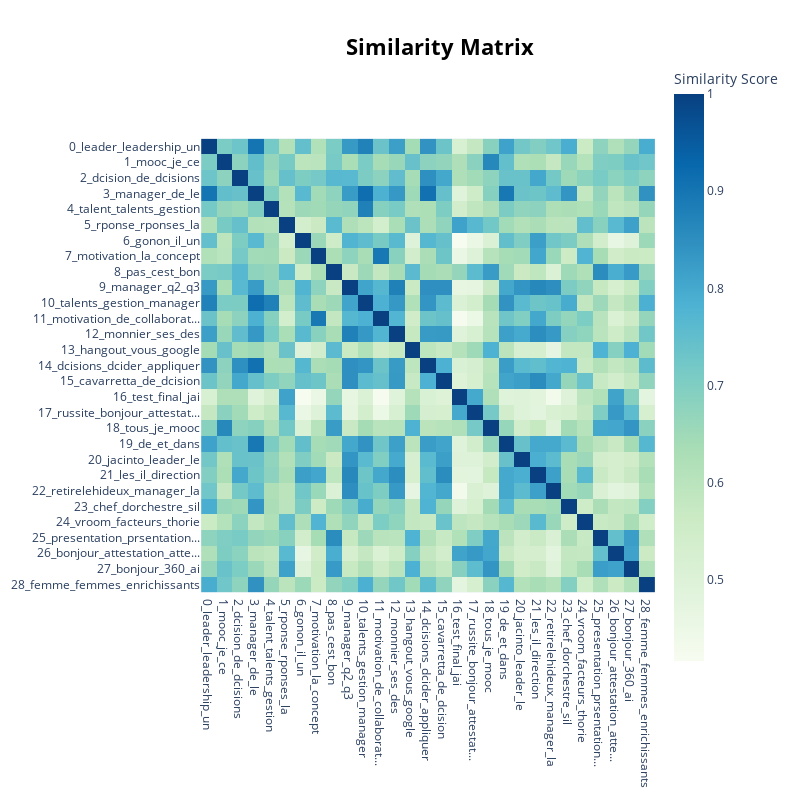

Here is the notebook cell this chart was saved with:
### Code cell
model.visualize_heatmap()

### Figure 1 — Plotly figure (JSON) as saved in the notebook; plotly's stock layout.template omitted (floating-point values rounded to 4 significant figures; data arrays with more than 128 entries replaced by an {"elided": "..."} marker saying what was removed)
{"data": [{"coloraxis": "coloraxis", "hovertemplate": "x: %{x}<br>y: %{y}<br>Similarity Score: %{z}<extra></extra>", "name": "0", "type": "heatmap", "x": ["0_leader_leadership_un", "1_mooc_je_ce", "2_dcision_de_dcisions", "3_manager_de_le", "4_talent_talents_gestion", "5_rponse_rponses_la", "6_gonon_il_un", "7_motivation_la_concept", "8_pas_cest_bon", "9_manager_q2_q3", "10_talents_gestion_manager", "11_motivation_de_collaborat...", "12_monnier_ses_des", "13_hangout_vous_google", "14_dcisions_dcider_appliquer", "15_cavarretta_de_dcision", "16_test_final_jai", "17_russite_bonjour_attestat...", "18_tous_je_mooc", "19_de_et_dans", "20_jacinto_leader_le", "21_les_il_direction", "22_retirelehideux_manager_la", "23_chef_dorchestre_sil", "24_vroom_facteurs_thorie", "25_presentation_prsentation...", "26_bonjour_attestation_atte...", "27_bonjour_360_ai", "28_femme_femmes_enrichissants"], "xaxis": "x", "y": ["0_leader_leadership_un", "1_mooc_je_ce", "2_dcision_de_dcisions", "3_manager_de_le", "4_talent_talents_gestion", "5_rponse_rponses_la", "6_gonon_il_un", "7_motivation_la_concept", "8_pas_cest_bon", "9_manager_q2_q3", "10_talents_gestion_manager", "11_motivation_de_collaborat...", "12_monnier_ses_des", "13_hangout_vous_google", "14_dcisions_dcider_appliquer", "15_cavarretta_de_dcision", "16_test_final_jai", "17_russite_bonjour_attestat...", "18_tous_je_mooc", "19_de_et_dans", "20_jacinto_leader_le", "21_les_il_direction", "22_retirelehideux_manager_la", "23_chef_dorchestre_sil", "24_vroom_facteurs_thorie", "25_presentation_prsentation...", "26_bonjour_attestation_atte...", "27_bonjour_360_ai", "28_femme_femmes_enrichissants"], "yaxis": "y", "z": {"elided": "29x29 float values"}}], "layout": {"coloraxis": {"colorbar": {"title": {"text": "Similarity Score"}}, "colorscale": [[0, "rgb(247,252,240)"], [0.125, "rgb(224,243,219)"], [0.25, "rgb(204,235,197)"], [0.375, "rgb(168,221,181)"], [0.5, "rgb(123,204,196)"], [0.625, "rgb(78,179,211)"], [0.75, "rgb(43,140,190)"], [0.875, "rgb(8,104,172)"], [1, "rgb(8,64,129)"]]}, "height": 800, "hoverlabel": {"bgcolor": "white", "font": {"family": "Rockwell", "size": 16}}, "legend": {"title": {"text": "Trend"}}, "margin": {"t": 60}, "showlegend": true, "title": {"font": {"color": "Black", "size": 22}, "text": "<b>Similarity Matrix</b>", "x": 0.55, "xanchor": "center", "y": 0.95, "yanchor": "top"}, "width": 800, "xaxis": {"anchor": "y", "constrain": "domain", "domain": [0, 1], "scaleanchor": "y"}, "yaxis": {"anchor": "x", "autorange": "reversed", "constrain": "domain", "domain": [0, 1]}}}
